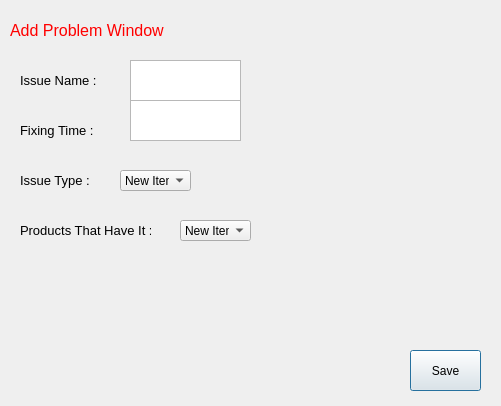
<?xml version="1.0" encoding="UTF-8"?>
<ui version="4.0">
 <class>Dialog</class>
 <widget class="QDialog" name="Dialog">
  <property name="geometry">
   <rect>
    <x>0</x>
    <y>0</y>
    <width>501</width>
    <height>406</height>
   </rect>
  </property>
  <property name="windowTitle">
   <string>Dialog</string>
  </property>
  <widget class="QLabel" name="label">
   <property name="geometry">
    <rect>
     <x>10</x>
     <y>0</y>
     <width>181</width>
     <height>61</height>
    </rect>
   </property>
   <property name="text">
    <string>&lt;html&gt;&lt;head/&gt;&lt;body&gt;&lt;p&gt;&lt;span style=&quot; font-size:12pt; color:#ff0000;&quot;&gt;Add Problem Window &lt;/span&gt;&lt;/p&gt;&lt;/body&gt;&lt;/html&gt;</string>
   </property>
  </widget>
  <widget class="QPushButton" name="pushButton">
   <property name="geometry">
    <rect>
     <x>410</x>
     <y>350</y>
     <width>71</width>
     <height>41</height>
    </rect>
   </property>
   <property name="text">
    <string>Save</string>
   </property>
  </widget>
  <widget class="QLabel" name="label_2">
   <property name="geometry">
    <rect>
     <x>20</x>
     <y>60</y>
     <width>131</width>
     <height>41</height>
    </rect>
   </property>
   <property name="text">
    <string>&lt;html&gt;&lt;head/&gt;&lt;body&gt;&lt;p&gt;&lt;span style=&quot; font-size:10pt;&quot;&gt;Issue Name : &lt;/span&gt;&lt;/p&gt;&lt;/body&gt;&lt;/html&gt;</string>
   </property>
  </widget>
  <widget class="QLabel" name="label_3">
   <property name="geometry">
    <rect>
     <x>20</x>
     <y>110</y>
     <width>131</width>
     <height>41</height>
    </rect>
   </property>
   <property name="text">
    <string>&lt;html&gt;&lt;head/&gt;&lt;body&gt;&lt;p&gt;&lt;span style=&quot; font-size:10pt;&quot;&gt;Fixing Time :&lt;/span&gt;&lt;/p&gt;&lt;/body&gt;&lt;/html&gt;</string>
   </property>
  </widget>
  <widget class="QLabel" name="label_4">
   <property name="geometry">
    <rect>
     <x>20</x>
     <y>160</y>
     <width>131</width>
     <height>41</height>
    </rect>
   </property>
   <property name="text">
    <string>&lt;html&gt;&lt;head/&gt;&lt;body&gt;&lt;p&gt;&lt;span style=&quot; font-size:10pt;&quot;&gt;Issue Type :&lt;/span&gt;&lt;/p&gt;&lt;/body&gt;&lt;/html&gt;</string>
   </property>
  </widget>
  <widget class="QLabel" name="label_5">
   <property name="geometry">
    <rect>
     <x>20</x>
     <y>210</y>
     <width>131</width>
     <height>41</height>
    </rect>
   </property>
   <property name="text">
    <string>&lt;html&gt;&lt;head/&gt;&lt;body&gt;&lt;p&gt;&lt;span style=&quot; font-size:10pt;&quot;&gt;Products That Have It :&lt;/span&gt;&lt;/p&gt;&lt;/body&gt;&lt;/html&gt;</string>
   </property>
  </widget>
  <widget class="QTextEdit" name="textEdit">
   <property name="geometry">
    <rect>
     <x>130</x>
     <y>60</y>
     <width>111</width>
     <height>41</height>
    </rect>
   </property>
  </widget>
  <widget class="QTextEdit" name="textEdit_2">
   <property name="geometry">
    <rect>
     <x>130</x>
     <y>100</y>
     <width>111</width>
     <height>41</height>
    </rect>
   </property>
  </widget>
  <widget class="QComboBox" name="comboBox">
   <property name="geometry">
    <rect>
     <x>120</x>
     <y>170</y>
     <width>71</width>
     <height>21</height>
    </rect>
   </property>
   <item>
    <property name="text">
     <string>New Item</string>
    </property>
   </item>
   <item>
    <property name="text">
     <string>New Item</string>
    </property>
   </item>
   <item>
    <property name="text">
     <string>New Item</string>
    </property>
   </item>
  </widget>
  <widget class="QComboBox" name="comboBox_2">
   <property name="geometry">
    <rect>
     <x>180</x>
     <y>220</y>
     <width>71</width>
     <height>21</height>
    </rect>
   </property>
   <item>
    <property name="text">
     <string>New Item</string>
    </property>
   </item>
   <item>
    <property name="text">
     <string>New Item</string>
    </property>
   </item>
   <item>
    <property name="text">
     <string>New Item</string>
    </property>
   </item>
  </widget>
 </widget>
 <resources/>
 <connections/>
</ui>
